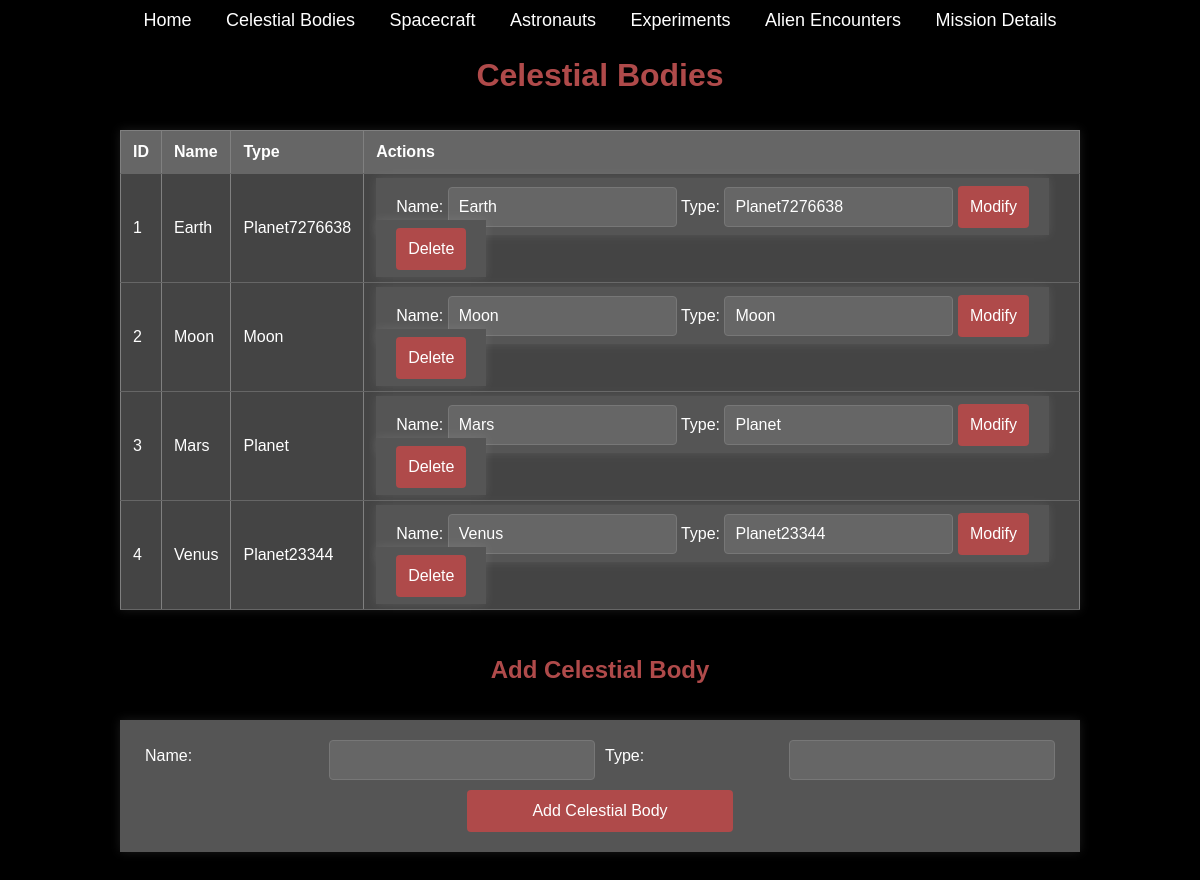
Screenshot of /celestial_bodies with the database file from the repository.
### app.py (models this page shows)
class CelestialBody(db.Model):
    id = db.Column(db.Integer, primary_key=True)
    name = db.Column(db.String(50), nullable=False)
    type = db.Column(db.String(50), nullable=False)

### app.py (the view)
@app.route('/celestial_bodies')
def celestial_bodies():
    return render_template('celestial_bodies.html', celestial_bodies=CelestialBody.query.all())

### templates/celestial_bodies.html (shortened to what this page needs)
<!DOCTYPE html>
<html lang="en">
  <head>
    <link
      rel="stylesheet"
      href="{{ url_for('static', filename='index.css') }}"
    />
  </head>
  <body>
    <div class="navbar">
      <a href="/">Home</a>
      <a href="/celestial_bodies">Celestial Bodies</a>
      <a href="/spacecraft">Spacecraft</a>
      <a href="/astronauts">Astronauts</a>
      <a href="/experiments">Experiments</a>
      <a href="/alien_encounters">Alien Encounters</a>
      <a href="/mission_details">Mission Details</a>
    </div>
    <h1>Celestial Bodies</h1>
    <table border="1">
      <tr>
        <th>ID</th>
        <th>Name</th>
        <th>Type</th>
        <th>Actions</th>
      </tr>
      {% for body in celestial_bodies %}
      <tr id="celestial-body-{{ body.id }}">
        <td>{{ body.id }}</td>
        <td>{{ body.name }}</td>
        <td>{{ body.type }}</td>
        <td>
          <form
            class="modify"
            method="POST"
            action="/modify_celestial_body/{{ body.id }}"
            style="display: inline"
          >
            <label for="name">Name:</label>
            <input
              type="text"
              id="name-{{ body.id }}"
              name="name"
              value="{{ body.name }}"
              required
            />
            <label for="type">Type:</label>
            <input
              type="text"
              id="type-{{ body.id }}"
              name="type"
              value="{{ body.type }}"
              required
            />
            <button type="submit">Modify</button>
          </form>
          <form
            method="POST"
            action="/delete_celestial_body/{{ body.id }}"
            style="display: inline"
            onsubmit="return confirm('Are you sure you want to delete this celestial body?')"
          >
            <button type="submit">Delete</button>
          </form>
        </td>
      </tr>
      {% endfor %}
    </table>
    <h2>Add Celestial Body</h2>
    <form
      class="ajax-form"
      id="celestial-body-form"
      action="/add_celestial_body"
      method="post"
    >
      <label for="name">Name:</label>
      <input type="text" id="name" name="name" required />
      <label for="type">Type:</label>
      <input type="text" id="type" name="type" required />
      <button type="submit">Add Celestial Body</button>
    </form>
  </body>
</html>

### static/index.css (style rules this page uses)
* { margin: 0; padding: 0; box-sizing: border-box; }
h1 { color: #af4a4a; margin-bottom: 20px; animation: fadeInUp 0.5s ease-out; }
.navbar { background-color: black; padding: 10px; text-align: center; animation: fadeInDown 0.5s ease-out; }
.navbar a { color: #fff; text-decoration: none; margin: 0 15px; font-size: 18px; }
body { font-family: "Arial", sans-serif; background-color: #000; color: #fff; display: flex; flex-direction: column; align-items: center; justify-content: space-between; gap: 1rem; min-height: 100vh; }
table { width: 80%; border-collapse: collapse; margin-bottom: 30px; background-color: #444; box-shadow: 0 0 10px rgba(255, 255, 255, 0.1); color: #fff; animation: fadeIn 0.5s ease-out; }
th, td { padding: 12px; text-align: left; border-bottom: 1px solid #666; }
th { background-color: #666; }
form { width: 80%; background-color: #555; box-shadow: 0 0 10px rgba(255, 255, 255, 0.1); padding: 20px; margin-bottom: 30px; display: flex; justify-content: center; align-items: center; flex-wrap: wrap; gap: 10px; animation: fadeInUp 0.5s ease-out; }
.modify { width: 100%; background-color: #555; box-shadow: 0 0 10px rgba(255, 255, 255, 0.1); padding: 20px; margin-bottom: 30px; display: flex; justify-content: center; align-items: center; flex-wrap: wrap; gap: 10px; animation: fadeInUp 0.5s ease-out; }
label { flex: 0 0 calc(20% - 10px); margin-bottom: 8px; color: #fff; }
input { flex: 0 0 calc(30% - 10px); padding: 10px; box-sizing: border-box; border: 1px solid #777; border-radius: 4px; font-size: 16px; background-color: #666; color: #fff; }
button { background-color: #af4a4a; color: #fff; padding: 12px; border: none; border-radius: 4px; cursor: pointer; font-size: 16px; flex: 0 0 calc(30% - 10px); animation: fadeInUp 0.5s ease-out; }
h2 { margin-bottom: 20px; color: #af4a4a; animation: fadeInUp 0.5s ease-out; }

### rows the page displays
CelestialBody: id "1", name "Earth", type "Planet7276638"
CelestialBody: id "2", name "Moon", type "Moon"
CelestialBody: id "3", name "Mars", type "Planet"
CelestialBody: id "4", name "Venus", type "Planet23344"
